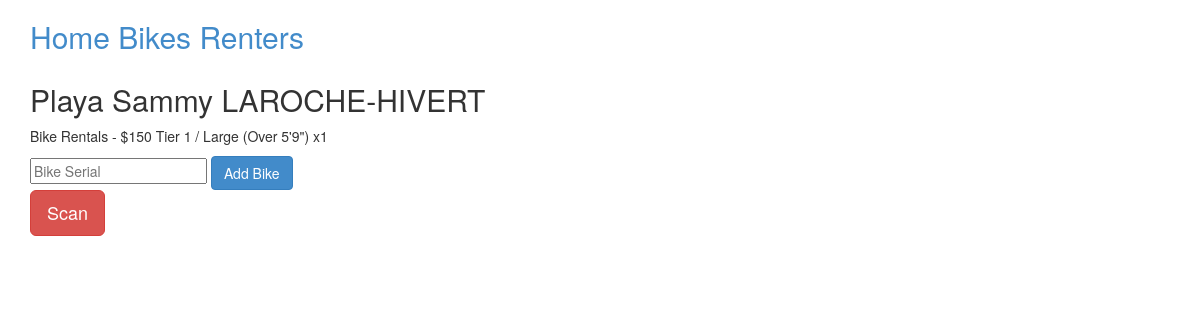
The app's page /renter/1, older data.
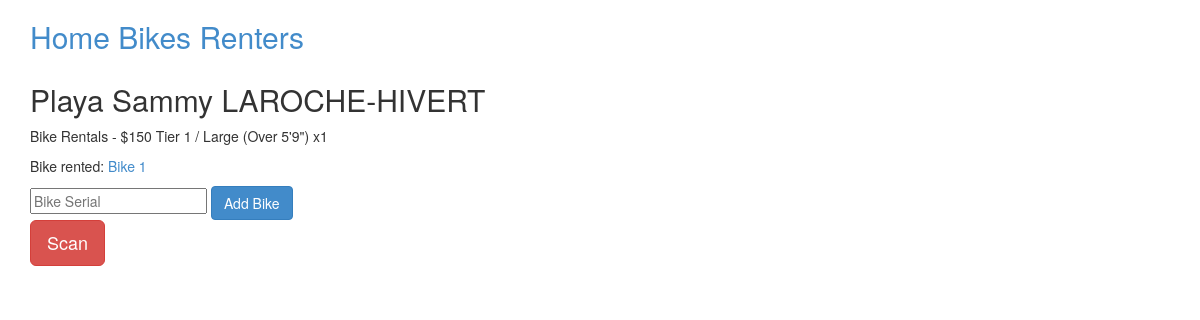
The same page, newer data.
### bike/models.py (models this page shows, shortened)
class Bike(Base):
  __tablename__ = 'bike'
  id = Column(Integer, primary_key=True)
  renter_id = Column(Integer, ForeignKey('renter.id'))
  code = Column(String(255), unique=True)
  comment = Column(String)
  def __repr__(self):
    return 'Bike %s' % (self.code)

### bike/views.py (the view)
@app.route('/renter/<oid>', methods=['GET','POST'])
def renter(oid):
  if not db.query(Renter).filter_by(id=oid).count():
    abort(404)
  renter = db.query(Renter).filter_by(id=oid)[0]
  err = ''
  if 'attach_bike' in request.values:
    bike = db.query(Bike).filter_by(code=request.values['attach_bike'])[0]
    status, err = renter.attach_bike(bike)
    db.commit()
  return render_template('renter.html', renter=renter, error=err)

### bike/__init__.py (called while the page is built)
@app.teardown_appcontext
def shutdown_session(exception=None):
  db.remove()

### bike/templates/renter.html (shortened to what this page needs)
{% extends "base.html" %}
{% block content %}
  <h2>Playa {{renter.name}}</h2>
  <p>{{renter.desc}} x{{renter.qty}}</p>
  {% for bike in renter.bikes %}
  <p>Bike rented: <a href="/bike/{{bike.code}}">{{bike}}</a></p>
  {% endfor %}
  <form method="POST">
  	<input type="text" name="attach_bike" placeholder="Bike Serial">
  	<input type="submit" value="Add Bike" class="btn btn-hg btn-primary">
  </form>
  <a href="zxing://scan/?ret={{url_for('renter', oid=renter.id, _external=True)|urlencode}}?attach_bike=%7BCODE%7D" class="btn btn-lg btn-danger">Scan</a>
{% endblock %}

Row changes from the older to the newer data that the page shows:
now on this page (row edited): Bike: code "Bike 1"
